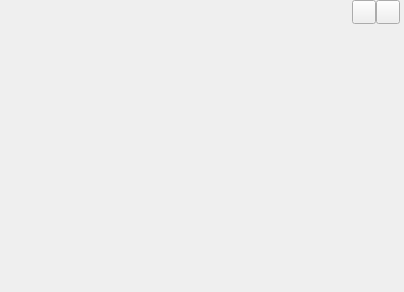
<?xml version="1.0" encoding="UTF-8"?>
<ui version="4.0">
 <class>skinWindow</class>
 <widget class="QWidget" name="skinWindow">
  <property name="geometry">
   <rect>
    <x>0</x>
    <y>0</y>
    <width>404</width>
    <height>292</height>
   </rect>
  </property>
  <property name="windowTitle">
   <string>skinWindow</string>
  </property>
  <layout class="QVBoxLayout" name="verticalLayout">
   <property name="spacing">
    <number>0</number>
   </property>
   <property name="leftMargin">
    <number>0</number>
   </property>
   <property name="topMargin">
    <number>0</number>
   </property>
   <property name="rightMargin">
    <number>0</number>
   </property>
   <property name="bottomMargin">
    <number>0</number>
   </property>
   <item>
    <widget class="QWidget" name="titleWidget" native="true">
     <property name="sizePolicy">
      <sizepolicy hsizetype="Expanding" vsizetype="Fixed">
       <horstretch>0</horstretch>
       <verstretch>0</verstretch>
      </sizepolicy>
     </property>
     <property name="titleskin" stdset="0">
      <bool>true</bool>
     </property>
     <layout class="QHBoxLayout" name="horizontalLayout">
      <property name="spacing">
       <number>0</number>
      </property>
      <property name="leftMargin">
       <number>12</number>
      </property>
      <property name="topMargin">
       <number>0</number>
      </property>
      <property name="rightMargin">
       <number>4</number>
      </property>
      <property name="bottomMargin">
       <number>0</number>
      </property>
      <item>
       <widget class="QLabel" name="titleIcon">
        <property name="sizePolicy">
         <sizepolicy hsizetype="Fixed" vsizetype="Fixed">
          <horstretch>0</horstretch>
          <verstretch>0</verstretch>
         </sizepolicy>
        </property>
        <property name="minimumSize">
         <size>
          <width>42</width>
          <height>18</height>
         </size>
        </property>
        <property name="maximumSize">
         <size>
          <width>42</width>
          <height>18</height>
         </size>
        </property>
        <property name="text">
         <string/>
        </property>
       </widget>
      </item>
      <item>
       <spacer name="horizontalSpacer">
        <property name="orientation">
         <enum>Qt::Horizontal</enum>
        </property>
        <property name="sizeHint" stdset="0">
         <size>
          <width>295</width>
          <height>20</height>
         </size>
        </property>
       </spacer>
      </item>
      <item>
       <widget class="QPushButton" name="sysmin">
        <property name="sizePolicy">
         <sizepolicy hsizetype="Fixed" vsizetype="Fixed">
          <horstretch>0</horstretch>
          <verstretch>0</verstretch>
         </sizepolicy>
        </property>
        <property name="minimumSize">
         <size>
          <width>24</width>
          <height>24</height>
         </size>
        </property>
        <property name="maximumSize">
         <size>
          <width>24</width>
          <height>24</height>
         </size>
        </property>
        <property name="text">
         <string/>
        </property>
       </widget>
      </item>
      <item>
       <widget class="QPushButton" name="sysclose">
        <property name="sizePolicy">
         <sizepolicy hsizetype="Fixed" vsizetype="Fixed">
          <horstretch>0</horstretch>
          <verstretch>0</verstretch>
         </sizepolicy>
        </property>
        <property name="minimumSize">
         <size>
          <width>24</width>
          <height>24</height>
         </size>
        </property>
        <property name="maximumSize">
         <size>
          <width>24</width>
          <height>24</height>
         </size>
        </property>
        <property name="text">
         <string/>
        </property>
       </widget>
      </item>
     </layout>
    </widget>
   </item>
   <item>
    <widget class="QWidget" name="boodyWidget" native="true">
     <property name="sizePolicy">
      <sizepolicy hsizetype="Expanding" vsizetype="Expanding">
       <horstretch>0</horstretch>
       <verstretch>0</verstretch>
      </sizepolicy>
     </property>
     <widget class="QWidget" name="gridLayoutWidget">
      <property name="geometry">
       <rect>
        <x>0</x>
        <y>0</y>
        <width>401</width>
        <height>271</height>
       </rect>
      </property>
      <layout class="QGridLayout" name="gridLayout">
       <property name="leftMargin">
        <number>9</number>
       </property>
       <property name="topMargin">
        <number>9</number>
       </property>
       <property name="rightMargin">
        <number>9</number>
       </property>
       <property name="bottomMargin">
        <number>9</number>
       </property>
       <property name="spacing">
        <number>6</number>
       </property>
      </layout>
     </widget>
    </widget>
   </item>
  </layout>
 </widget>
 <layoutdefault spacing="6" margin="11"/>
 <resources/>
 <connections/>
</ui>
